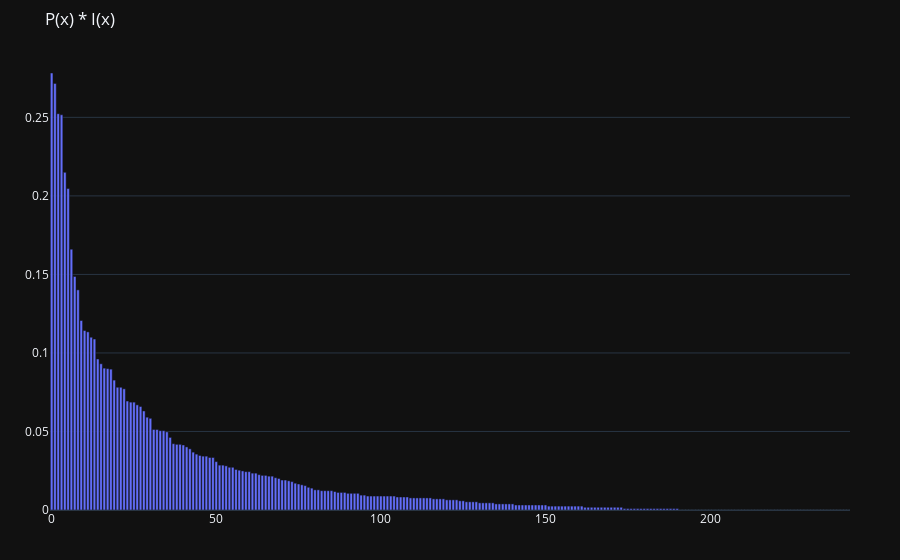

Write notebook code for a chart like this one.
### Code cell
fig = go.Figure()

x_axis = list(range(len(GUESS_PATTERNS)))
fig.add_trace(go.Bar(
    x=x_axis,
    y=sorted(information_gain_parts, reverse=True)
))

fig.update_layout(
    title_text='P(x) * I(x)',
    template='plotly_dark',
    margin=dict(l=50, r=50, t=50, b=50),
)
fig.show()

### Figure 1 — Plotly figure (JSON) as saved in the notebook; plotly's stock layout.template omitted (floating-point values rounded to 4 significant figures; data arrays with more than 128 entries replaced by an {"elided": "..."} marker saying what was removed)
{"data": [{"type": "bar", "x": {"elided": "243 int values"}, "y": {"elided": "243 float values"}}], "layout": {"margin": {"b": 50, "l": 50, "r": 50, "t": 50}, "title": {"text": "P(x) * I(x)"}}}
